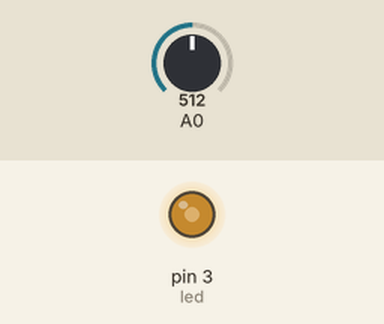
A sketch run on a simulated Arduino Uno, built with avr-gcc and run on an emulated ATmega328P. Shown: output pins drawn as LEDs (lit = HIGH). The test bench sets the inputs (shaded band); at power-on: A0 = 512.

Above: at 1.2 s.
1.3 s: A0 set to 716
At 2.3 s:
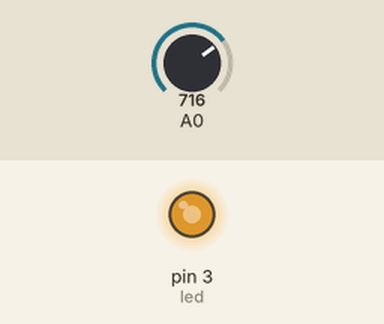
2.8 s: A0 set to 900
At 3.4 s:
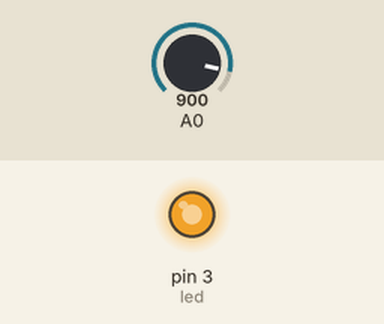
4.3 s: A0 set to 122
At 4.6 s:
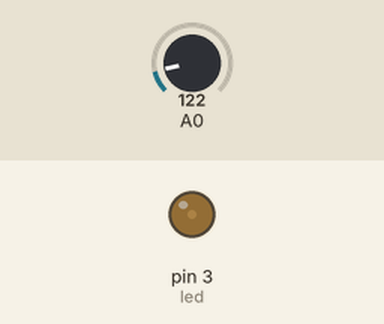
5.8 s: A0 set to 0
At 6.9 s:
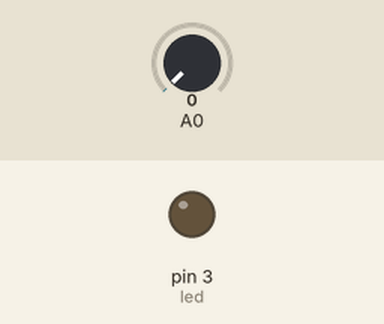
7.3 s: A0 set to 511
At 8.1 s:
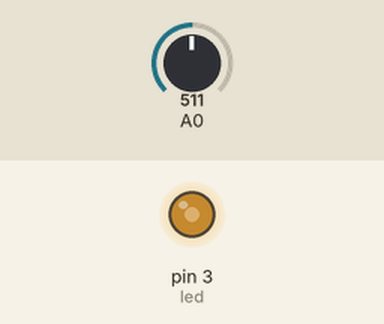
Timing chart, 0 to 9.8 s (numbered marks = the images above; inputs shaded):
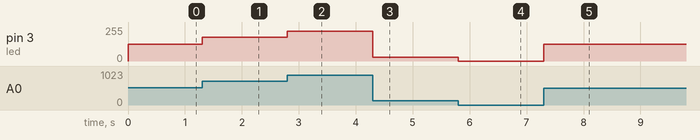

The sketch:

ViernesSemanaDeLaCiencia1.ino
```cpp
const int led = 3;
int pot;

void setup() {
}

void loop() {
  pot=map(analogRead(0),0,1023,0,255);
  analogWrite(led,pot);
}
```

Measured:
- after the input at 1.3 s, pin 3 (led): 127/255 → 178/255 at once
- after the input at 2.8 s, pin 3 (led): 178/255 → 224/255 at once
- after the input at 4.3 s, pin 3 (led): 224/255 → 30/255 at once
- after the input at 5.8 s, pin 3 (led): 30/255 → 0/255 at once
- after the input at 7.3 s, pin 3 (led): 0/255 → 127/255 at once
